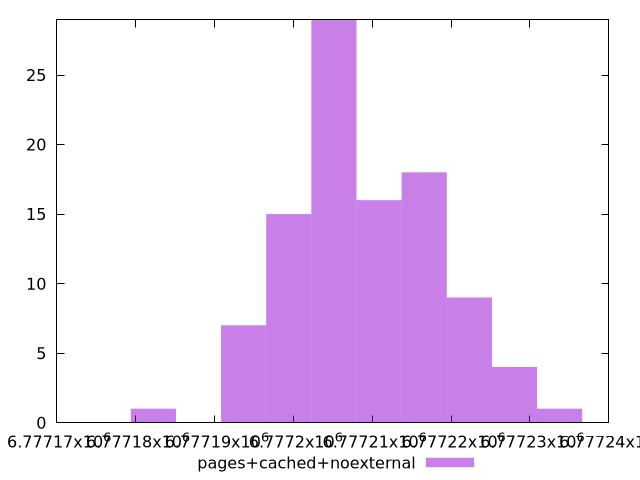

gnuplot code for this plot:
$_pagesCachedNoexternal <<EOF
6777216.591134156 18
6777193.706342614 7
6777222.312332042 9
6777205.148738385 29
6777199.4275405 15
6777210.869936271 16
6777228.033529927 4
6777233.7547278125 1
6777182.263946843 1
EOF
set key outside below
set terminal pngcairo
set output "report_00005_2020-11-02T22-26-11.212Z/total-byte-weight/pages+cached+noexternal//raw_hist.png"
set yrange [0:29]
set boxwidth 5.721197885439697
set style fill transparent solid 0.5 noborder
plot $_pagesCachedNoexternal title "pages+cached+noexternal" with boxes ,
